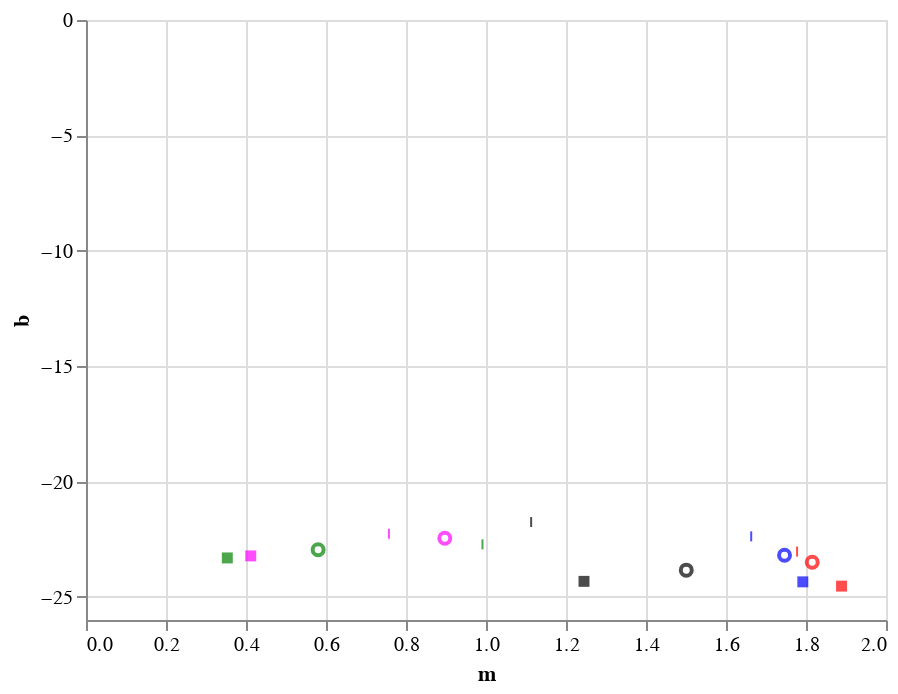

Notebook cell for this chart:
### Code cell
colors = ['red','blue','green','black','magenta']
for idx in range(5):
    if idx == 0:
        chart = plot_slope_point(true_rel_err[idx, ...], 'circle', colors[idx]) + \
                plot_slope_point(swag_pred_rel_err[idx, ...], 'square', colors[idx]) + \
                plot_slope_point(de_pred_rel_err[idx, ...], 'tick', colors[idx])
    else:
        chart += plot_slope_point(true_rel_err[idx, ...], 'circle', colors[idx]) + \
                 plot_slope_point(swag_pred_rel_err[idx, ...], 'square', colors[idx]) + \
                 plot_slope_point(de_pred_rel_err[idx, ...], 'tick', colors[idx])
chart

### Figure 1 — Vega-Lite specification as saved in the notebook (floating-point values rounded to 4 significant figures)
{"config": {"view": {"continuousWidth": 400, "continuousHeight": 300}}, "layer": [{"data": {"name": "data-b710e1e3b1015bd578e8ecfd2f4bda9b"}, "mark": {"type": "point", "color": "red", "opacity": 0.7}, "encoding": {"x": {"type": "quantitative", "field": "m"}, "y": {"type": "quantitative", "field": "b"}}}, {"data": {"name": "data-3fa6ca62022caa4da2c67c569b73f893"}, "mark": {"type": "square", "color": "red", "opacity": 0.7}, "encoding": {"x": {"type": "quantitative", "field": "m"}, "y": {"type": "quantitative", "field": "b"}}}, {"data": {"name": "data-e980c4f68a80ab3deed785a809ad28c6"}, "mark": {"type": "tick", "color": "red", "opacity": 0.7}, "encoding": {"x": {"type": "quantitative", "field": "m"}, "y": {"type": "quantitative", "field": "b"}}}, {"layer": [{"data": {"name": "data-95ebc8bdc2d632340cd49342c8fc2b95"}, "mark": {"type": "point", "color": "blue", "opacity": 0.7}, "encoding": {"x": {"type": "quantitative", "field": "m"}, "y": {"type": "quantitative", "field": "b"}}}, {"data": {"name": "data-f8c25803bf20413a93c103c22a6826ad"}, "mark": {"type": "square", "color": "blue", "opacity": 0.7}, "encoding": {"x": {"type": "quantitative", "field": "m"}, "y": {"type": "quantitative", "field": "b"}}}, {"data": {"name": "data-e7351c823df85a71a1c6c6f8200962f5"}, "mark": {"type": "tick", "color": "blue", "opacity": 0.7}, "encoding": {"x": {"type": "quantitative", "field": "m"}, "y": {"type": "quantitative", "field": "b"}}}]}, {"layer": [{"data": {"name": "data-768c33f358fdb7dd3e86f57e0f50438d"}, "mark": {"type": "point", "color": "green", "opacity": 0.7}, "encoding": {"x": {"type": "quantitative", "field": "m"}, "y": {"type": "quantitative", "field": "b"}}}, {"data": {"name": "data-82304d87535a9ac49eb4c97c33b4ce42"}, "mark": {"type": "square", "color": "green", "opacity": 0.7}, "encoding": {"x": {"type": "quantitative", "field": "m"}, "y": {"type": "quantitative", "field": "b"}}}, {"data": {"name": "data-18f6b82c7b1a800038f56a555d56fb9d"}, "mark": {"type": "tick", "color": "green", "opacity": 0.7}, "encoding": {"x": {"type": "quantitative", "field": "m"}, "y": {"type": "quantitative", "field": "b"}}}]}, {"layer": [{"data": {"name": "data-393f60648cd41b36025f62e9dadb2c80"}, "mark": {"type": "point", "color": "black", "opacity": 0.7}, "encoding": {"x": {"type": "quantitative", "field": "m"}, "y": {"type": "quantitative", "field": "b"}}}, {"data": {"name": "data-5d0eafc3ccef8360065327519bb8cd87"}, "mark": {"type": "square", "color": "black", "opacity": 0.7}, "encoding": {"x": {"type": "quantitative", "field": "m"}, "y": {"type": "quantitative", "field": "b"}}}, {"data": {"name": "data-d4ae8e7b7dc3b7deee6b7d88b96353a0"}, "mark": {"type": "tick", "color": "black", "opacity": 0.7}, "encoding": {"x": {"type": "quantitative", "field": "m"}, "y": {"type": "quantitative", "field": "b"}}}]}, {"layer": [{"data": {"name": "data-2011738485d7d70a3a6c8156c730d0b0"}, "mark": {"type": "point", "color": "magenta", "opacity": 0.7}, "encoding": {"x": {"type": "quantitative", "field": "m"}, "y": {"type": "quantitative", "field": "b"}}}, {"data": {"name": "data-fa8bcffe21ceeab075715979244ca5ba"}, "mark": {"type": "square", "color": "magenta", "opacity": 0.7}, "encoding": {"x": {"type": "quantitative", "field": "m"}, "y": {"type": "quantitative", "field": "b"}}}, {"data": {"name": "data-66309c0ad68806c65db62d08dacc2da3"}, "mark": {"type": "tick", "color": "magenta", "opacity": 0.7}, "encoding": {"x": {"type": "quantitative", "field": "m"}, "y": {"type": "quantitative", "field": "b"}}}]}], "$schema": "https://vega.github.io/schema/vega-lite/v4.8.1.json", "datasets": {"data-b710e1e3b1015bd578e8ecfd2f4bda9b": [{"m": 1.816, "b": -23.5}], "data-3fa6ca62022caa4da2c67c569b73f893": [{"m": 1.889, "b": -24.53}], "data-e980c4f68a80ab3deed785a809ad28c6": [{"m": 1.778, "b": -23.04}], "data-95ebc8bdc2d632340cd49342c8fc2b95": [{"m": 1.746, "b": -23.2}], "data-f8c25803bf20413a93c103c22a6826ad": [{"m": 1.792, "b": -24.35}], "data-e7351c823df85a71a1c6c6f8200962f5": [{"m": 1.663, "b": -22.38}], "data-768c33f358fdb7dd3e86f57e0f50438d": [{"m": 0.5803, "b": -22.95}], "data-82304d87535a9ac49eb4c97c33b4ce42": [{"m": 0.3533, "b": -23.31}], "data-18f6b82c7b1a800038f56a555d56fb9d": [{"m": 0.9912, "b": -22.72}], "data-393f60648cd41b36025f62e9dadb2c80": [{"m": 1.501, "b": -23.84}], "data-5d0eafc3ccef8360065327519bb8cd87": [{"m": 1.245, "b": -24.33}], "data-d4ae8e7b7dc3b7deee6b7d88b96353a0": [{"m": 1.113, "b": -21.76}], "data-2011738485d7d70a3a6c8156c730d0b0": [{"m": 0.897, "b": -22.46}], "data-fa8bcffe21ceeab075715979244ca5ba": [{"m": 0.4119, "b": -23.22}], "data-66309c0ad68806c65db62d08dacc2da3": [{"m": 0.7574, "b": -22.26}]}}
